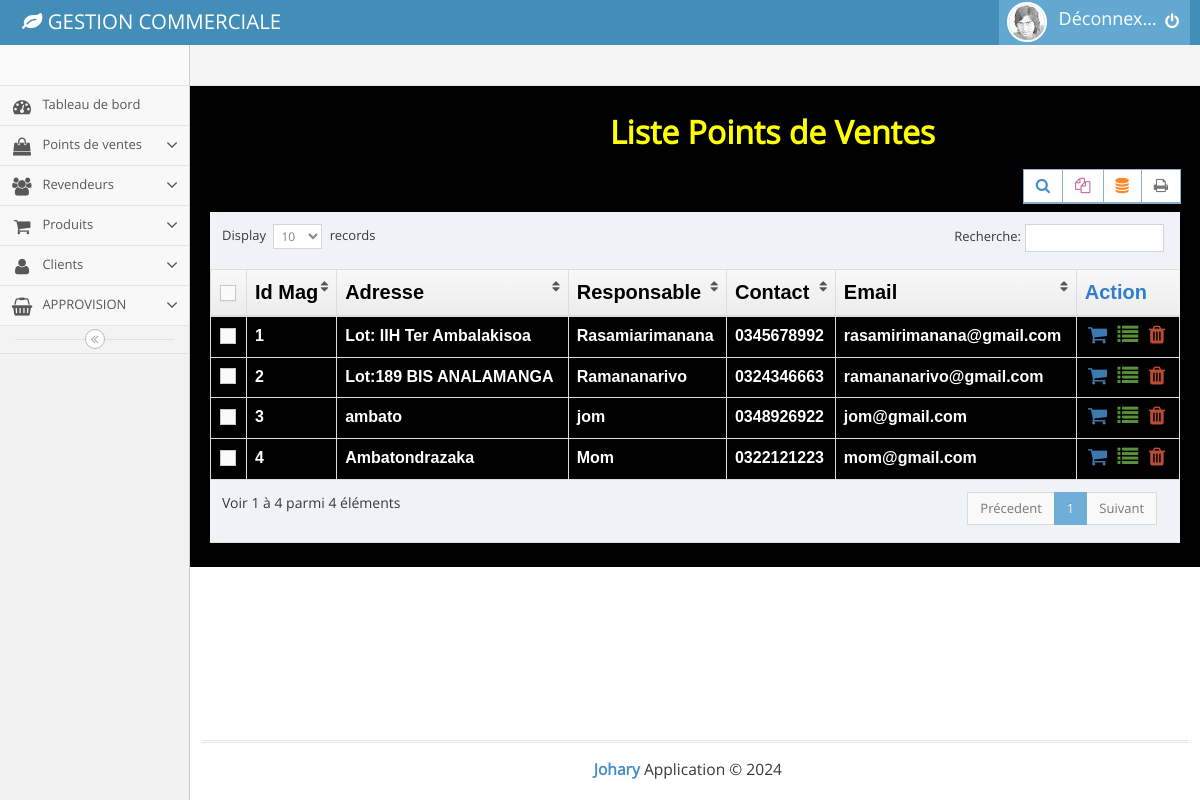
The app's page /main.php?page=shop_list with its own data.
### tables this page shows
CREATE TABLE `magasin` (
  `id_magasin` int NOT NULL AUTO_INCREMENT,
  `adresse_mag` varchar(255) DEFAULT NULL,
  `nom_responsable` varchar(255) DEFAULT NULL,
  `contact_mag` varchar(20) DEFAULT NULL,
  `email_mag` varchar(255) DEFAULT NULL,
  `photo` varchar(255) DEFAULT NULL,
  PRIMARY KEY (`id_magasin`)
);

### shop_list.php (the view, shortened to what this page needs)
<?php
$magasins = $bdd->query('select * from magasin');
 ?>
<h1>Liste Points de Ventes</h1>
	<div class="row">
									<div class="col-xs-12">
										<div class="clearfix">
											<div class="pull-right tableTools-container"></div>
										</div>
										<div>
											<table id="dynamic-table" class="table table-bordered">
												<thead>
													<tr>
														<th class="center">
															<label class="pos-rel">
																<span class="lbl"></span>
															</label>
														</th>
														<th>Id Mag</th>
														<th>Adresse</th>
													<th class="hidden-480">Responsable</th>
														<th>Contact</th>
														<th class="hidden-480">Email</th>
														<th>Action</th>
													</tr>
												</thead>
												<tbody>
													<?php while ($magasin = $magasins->fetch()) {
														echo '
														<tr>
														<td class="center">
															<label class="pos-rel">
																<span class="lbl"></span>
															</label>
														</td>
														<td class="hidden-480">
															'.$magasin['id_magasin'].'
														</td>
														<td>'.$magasin['adresse_mag'].'</td>
														<td class="hidden-480">'.$magasin['nom_responsable'].'</td>
														<td>'.$magasin['contact_mag'].'</td>
														<td>
															'.$magasin['email_mag'].'
														</td>
															<td>
															<div class="hidden-sm hidden-xs action-buttons">
																<a class="blue" href="main.php?page=new_fact&idm='.$magasin['id_magasin'].'">
																	<i class="ace-icon fa fa-shopping-cart bigger-130"></i>
																</a>
																<a class="green" href="main.php?page=vente_list&id='.$magasin['id_magasin'].'">
																	<i class="ace-icon fa fa-list bigger-130"></i>
																</a>
																<a class="red" href="#">
																	<i class="ace-icon fa fa-trash bigger-130"></i>
																</a>
															</div>
														</td>
													</tr>
														';
													} ?>
												</tbody>
											</table>
										</div>
									</div>
								</div>

### shop_list.php (style rules this page uses)
h1 { margin-left:400px; font-weight: bold; margin-bottom: 20px; color: yellow; }
tr { color:white; font-weight: bold; font-size: 16px; font-family: sans-serif; }
th { color: black; font-weight: bold; font-size:20px; }

### records on screen
magasin: id_magasin "1", adresse_mag "Lot: IIH Ter Ambalakisoa", nom_responsable "Rasamiarimanana", contact_mag "0345678992", email_mag "rasamirimanana@gmail.com"
magasin: id_magasin "2", adresse_mag "Lot:189 BIS ANALAMANGA", nom_responsable "Ramananarivo", contact_mag "0324346663", email_mag "ramananarivo@gmail.com"
magasin: id_magasin "3", adresse_mag "ambato", nom_responsable "jom", contact_mag "0348926922", email_mag "jom@gmail.com"
magasin: id_magasin "4", adresse_mag "Ambatondrazaka", nom_responsable "Mom", contact_mag "0322121223", email_mag "mom@gmail.com"
